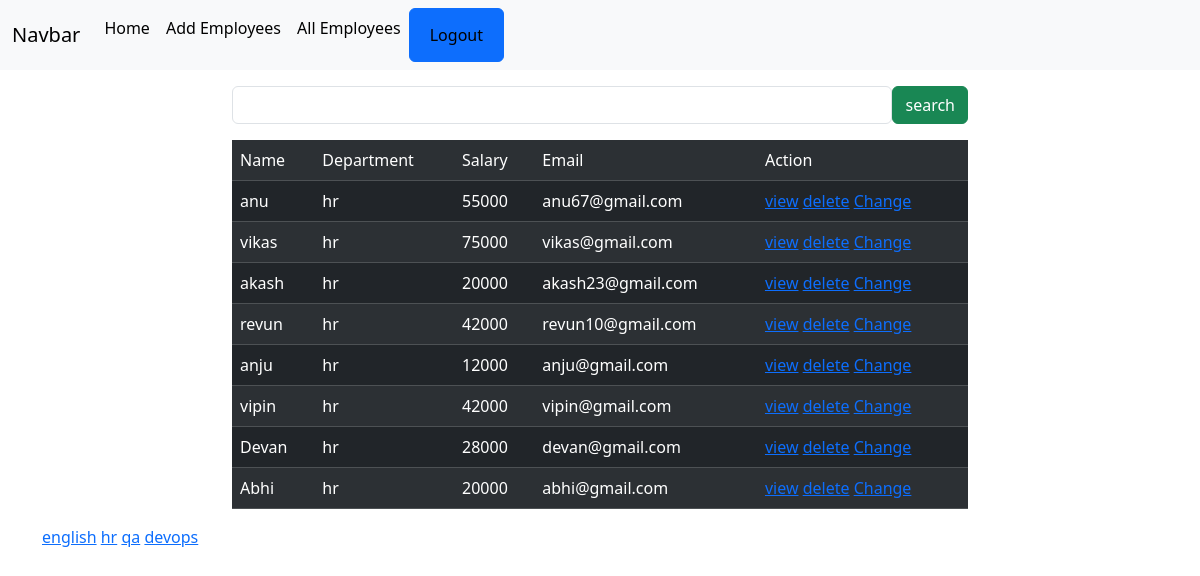
Screenshot of /employees/all/?department=hr (signed in) with the database file from the repository.
### crm/models.py (models this page shows, shortened)
class Employes(models.Model):
    name=models.CharField(max_length=100)
    department=models.CharField(max_length=100)
    salary=models.PositiveIntegerField()
    email=models.EmailField(unique=True)
    age=models.PositiveIntegerField()
    contact=models.CharField(null=True,max_length=10)
    profile_pic=models.ImageField(upload_to="images",null=True,blank=True)
    dob=models.DateField(null=True,blank=True)

### crm/views.py (the view, shortened to what this page needs)
# urls.py: path('employees/all/',views.EmployeeListView.as_view(),name="emp-lst"),
@method_decorator(signin_required,name="dispatch")
class EmployeeListView(View):
    def get(self,request,*args,**kwargs):
        qs=Employes.objects.all()
        departments=Employes.objects.all().values_list("department",flat=True).distinct()
        print(departments)
        if "department" in request.GET:
            dept=request.GET.get("department")
            qs=qs.filter(department__iexact=dept)
        return render(request,"emp_lst.html",{"data":qs,"departments":departments})

### crm/views.py (called while the page is built)
def signin_required(fn):
    def wrapper(request,*args,**kwargs):
        if not request.user.is_authenticated:
            messages.error(request,"invalid session")
            return redirect("signin")
        else:
            return fn(request,*args,**kwargs)
    return wrapper

### crm/templates/emp_lst.html (shortened to what this page needs)
{%extends 'base.html'%}
{%block body_block%}
<div class="container mt-3">
    <div class="row">
        <div class="col-2"></div>
        <div class="col-8">
            <form action="" method="post">
                <div class="d-flex">
                    <input type="text" name="box" class="form-control">
                    <button type="submit" class="btn btn-success">search</button>
                </div>
            </form>
        </div>
        <div class="col-2"></div>
    </div>
</div>
<div class="container ">
    <div class="row">
        <div class="col-2"></div>
        <div class="col-8">
            <table class="table  table-dark table-striped mt-3">
                <tr>
                    <td>Name</td>
                    <td>Department</td>
                    <td>Salary</td>
                    <td>Email</td>
                    <td>Action</td>
                </tr>
                {%for emp in data%}
                    <tr>
                        <td>{{emp.name}}</td>
                        <td>{{emp.department}}</td>
                        <td>{{emp.salary}}</td>
                        <td>{{emp.email}}</td>
                        <td>
                            <a href="{%url 'emp-detail' emp.id%}">view</a>
                            <a href="{%url 'emp-delete' emp.id%}">delete</a>
                            <a href="{%url 'emp-update' emp.id%}">Change</a>
                        </td>
                    </tr>
                {%endfor%}
            </table>
        </div>
        <div class="col-2"></div>
    </div>
        <div>
            {%for dep in departments%}
                <a href="{%url 'emp-lst'%}>department={{dep}}">{{dep}}</a>
            {%endfor%}
        </div>
</div>
{%endblock%}

### rows the page displays
Employes: name "anu", department "hr", salary "55000", email "anu67@gmail.com"
Employes: name "vikas", department "hr", salary "75000", email "vikas@gmail.com"
Employes: name "akash", department "hr", salary "20000", email "akash23@gmail.com"
Employes: name "revun", department "hr", salary "42000", email "revun10@gmail.com"
Employes: name "anju", department "hr", salary "12000", email "anju@gmail.com"
Employes: name "vipin", department "hr", salary "42000", email "vipin@gmail.com"
Employes: name "Devan", department "hr", salary "28000", email "devan@gmail.com"
Employes: name "Abhi", department "hr", salary "20000", email "abhi@gmail.com"

### other values shown
{{ dep }} "english" "hr" "qa" "devops"
